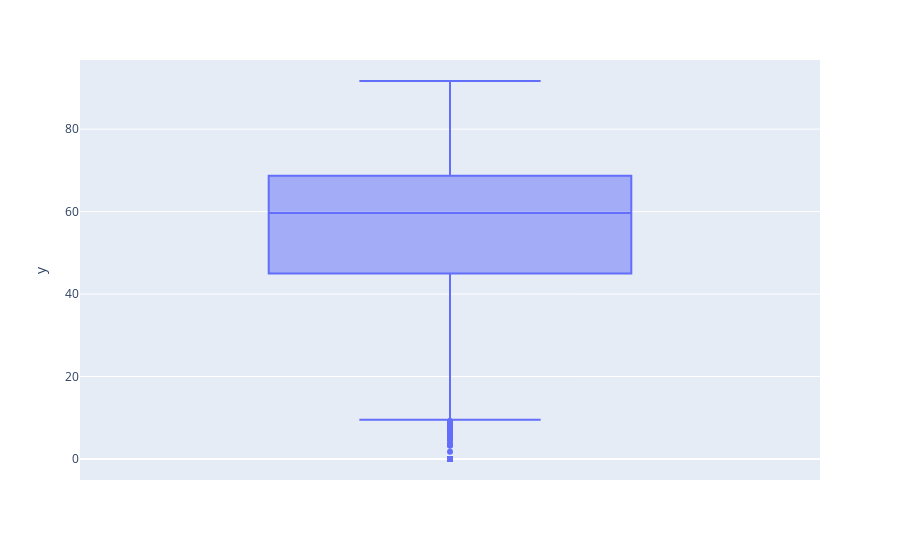

Notebook code cell kept with this figure:
### Code cell
px.box(y = cluster_temporal_stats_with_threshold['g2n_ratio'])

### Figure 1 — Plotly figure (JSON) as saved in the notebook; plotly's stock layout.template omitted (floating-point values rounded to 4 significant figures; data arrays with more than 128 entries replaced by an {"elided": "..."} marker saying what was removed)
{"data": [{"alignmentgroup": "True", "hovertemplate": "y=%{y}<extra></extra>", "legendgroup": "", "marker": {"color": "#636efa"}, "name": "", "notched": false, "offsetgroup": "", "orientation": "v", "showlegend": false, "type": "box", "x0": " ", "xaxis": "x", "y": {"elided": "6067 float values"}, "y0": " ", "yaxis": "y"}], "layout": {"boxmode": "group", "legend": {"tracegroupgap": 0}, "margin": {"t": 60}, "xaxis": {"anchor": "y", "domain": [0, 1]}, "yaxis": {"anchor": "x", "domain": [0, 1], "title": {"text": "y"}}}}
